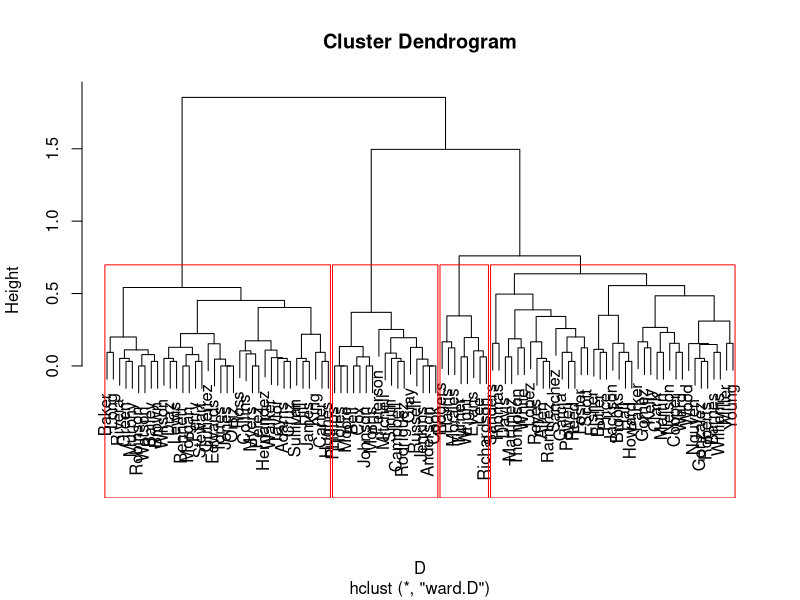
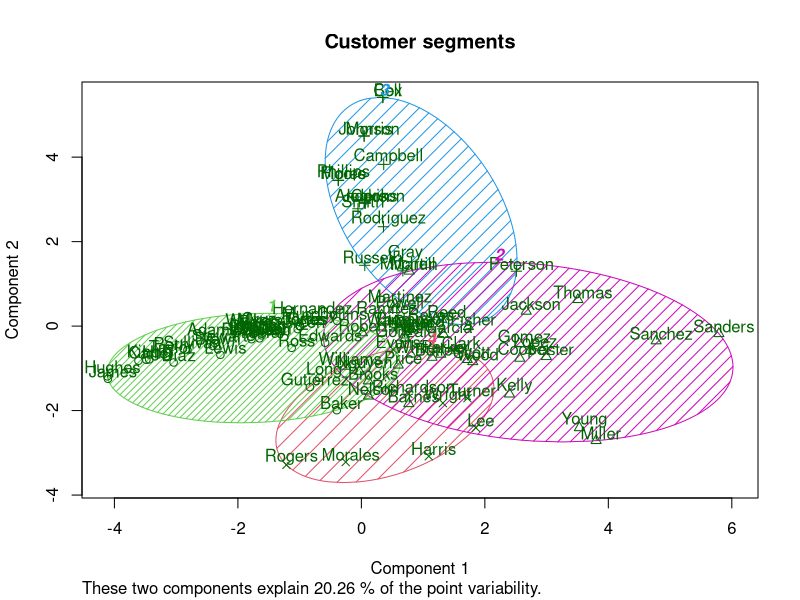

R code for these plots, in order:
###################################################################
# Customer Segmentation Analysis
###################################################################

# https://rstudio-pubs-static.s3.amazonaws.com/33876_1d7794d9a86647ca90c4f182df93f0e8.html


# Set working Directory 

setwd("C:/Users/dkane/Documents/R Scripts/Clustering/") 


# Read in File

offers<-read.table('offers.csv', sep = ',', header=T)


# Read in File - number 2

transactions<-read.table('transactions.csv', sep = ',', header=T)

# Create transaction matrix (a pivot table like in Excel way!)

# install.packages("reshape")
library(reshape)

pivot<-melt(transactions[1:2])

## Using CustomerLastName as id variables

pivot<-(cast(pivot,value~CustomerLastName,fill=0,fun.aggregate=function(x) length(x)))
pivot<-cbind(offers,pivot[-1])

# write.csv(file="pivot.csv",pivot) # to save your data

cluster.data<-pivot[,8:length(pivot)]
cluster.data<-t(cluster.data)

head(cluster.data)

# Step 2 - Distances and Clusters


# install.packages("cluster")

library(cluster)
D=daisy(cluster.data, metric='gower')

H.fit <- hclust(D, method="ward")


plot(H.fit) # display dendrogram

groups <- cutree(H.fit, k=4) # cut tree into 4 clusters

# draw dendogram with red borders around the 4 clusters
rect.hclust(H.fit, k=4, border="red") 


# 2D representation of the Segmentation:
clusplot(cluster.data, groups, color=TRUE, shade=TRUE,
         labels=2, lines=0, main= 'Customer segments')


# Merge Data

cluster.deals<-merge(transactions[1:2],groups,by.x = "CustomerLastName", by.y = "row.names")

colnames(cluster.deals)<-c("Name","Offer","Cluster")
head(cluster.deals)

# Get top deals by cluster
cluster.pivot<-melt(cluster.deals,id=c("Offer","Cluster"))
cluster.pivot<-cast(cluster.pivot,Offer~Cluster,fun.aggregate=length)
cluster.topDeals<-cbind(offers,cluster.pivot[-1])
head(cluster.topDeals)
